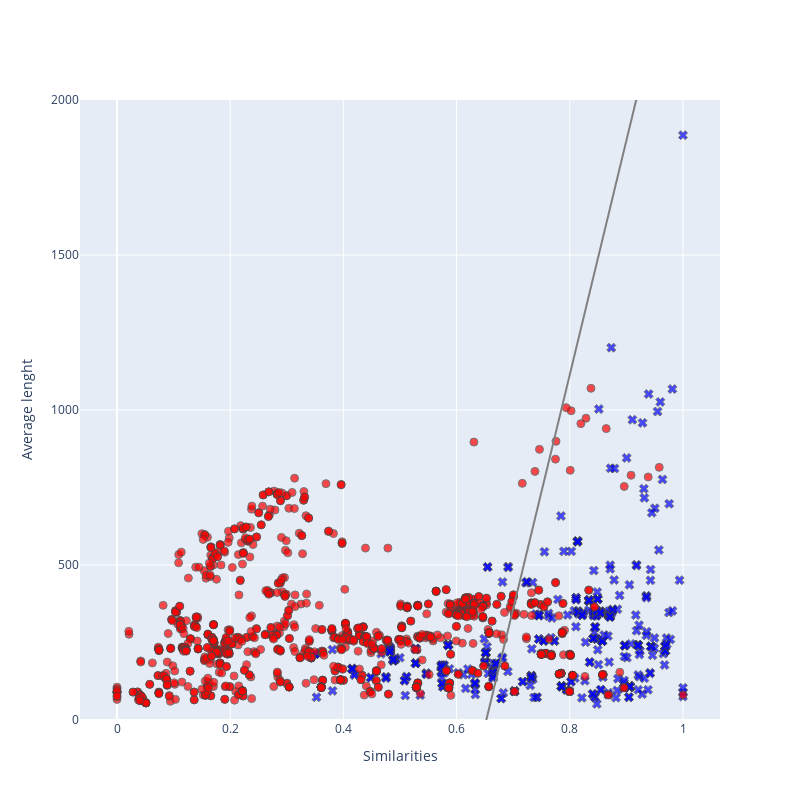
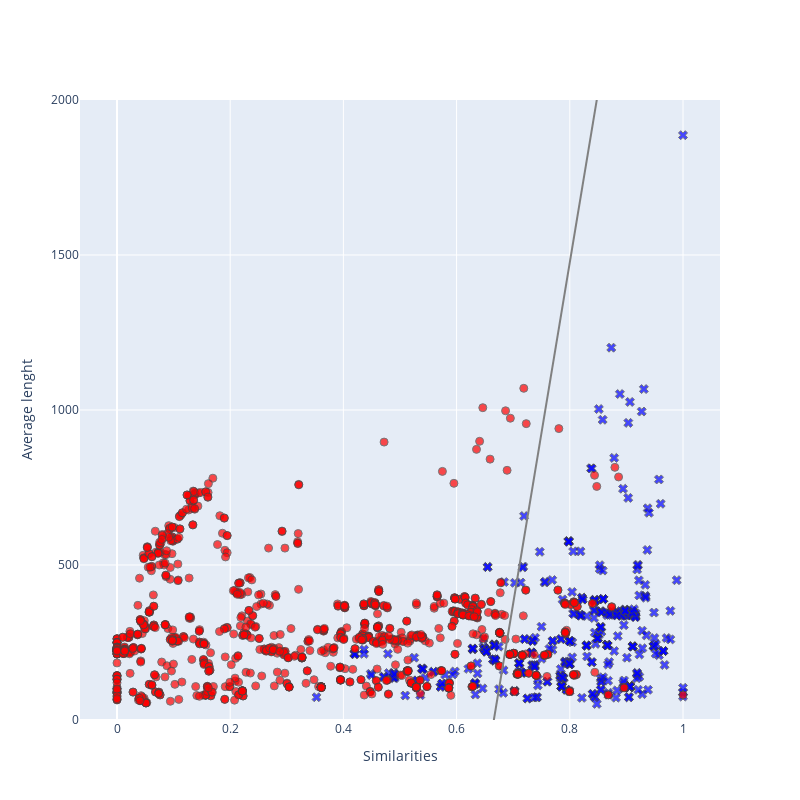

The code cell stored with these charts, in order, in its notebook:
### Code cell
from similarities.cos_similarity import COSSimilarity
visualize_data_and_lr_decision_boundary('filtered.csv', COSSimilarity())
visualize_data_and_lr_decision_boundary('filtered.csv', COSSimilarity(vectorized=True))

### Figure 1 — Plotly figure (JSON) as saved in the notebook; plotly's stock layout.template omitted (floating-point values rounded to 4 significant figures; data arrays with more than 128 entries replaced by an {"elided": "..."} marker saying what was removed)
{"data": [{"marker": {"color": "blue", "line": {"width": 1}, "opacity": 0.7, "size": 8, "symbol": "x"}, "mode": "markers", "name": "positive", "showlegend": false, "type": "scatter", "x": {"elided": "440 float values"}, "y": {"elided": "440 float values"}}, {"marker": {"color": "red", "line": {"width": 1}, "opacity": 0.7, "size": 8, "symbol": "circle"}, "mode": "markers", "name": "negative", "showlegend": false, "type": "scatter", "x": {"elided": "1178 float values"}, "y": {"elided": "1178 float values"}}, {"line": {"color": "gray"}, "mode": "lines", "name": "decision boundary", "showlegend": false, "type": "scatter", "x": [0, 0.02041, 0.04082, 0.06122, 0.08163, 0.102, 0.1224, 0.1429, 0.1633, 0.1837, 0.2041, 0.2245, 0.2449, 0.2653, 0.2857, 0.3061, 0.3265, 0.3469, 0.3673, 0.3878, 0.4082, 0.4286, 0.449, 0.4694, 0.4898, 0.5102, 0.5306, 0.551, 0.5714, 0.5918, 0.6122, 0.6327, 0.6531, 0.6735, 0.6939, 0.7143, 0.7347, 0.7551, 0.7755, 0.7959, 0.8163, 0.8367, 0.8571, 0.8776, 0.898, 0.9184, 0.9388, 0.9592, 0.9796, 1], "y": [-4928.0, -4774.0, -4620.0, -4466.0, -4311.0, -4157.0, -4003.0, -3849.0, -3695.0, -3541.0, -3387.0, -3232.0, -3078.0, -2924.0, -2770.0, -2616.0, -2462.0, -2308.0, -2153.0, -1999.0, -1845.0, -1691.0, -1537.0, -1383.0, -1229.0, -1075.0, -920.4, -766.2, -612.1, -457.9, -303.8, -149.7, 4.47, 158.6, 312.7, 466.9, 621.0, 775.2, 929.3, 1083.0, 1238.0, 1392.0, 1546.0, 1700.0, 1854.0, 2008.0, 2162.0, 2317.0, 2471.0, 2625.0]}], "layout": {"height": 800, "width": 800, "xaxis": {"title": {"text": "Similarities"}}, "yaxis": {"range": [0, 2000], "title": {"text": "Average lenght"}}}}

### Figure 2 — Plotly figure (JSON) as saved in the notebook; plotly's stock layout.template omitted (floating-point values rounded to 4 significant figures; data arrays with more than 128 entries replaced by an {"elided": "..."} marker saying what was removed)
{"data": [{"marker": {"color": "blue", "line": {"width": 1}, "opacity": 0.7, "size": 8, "symbol": "x"}, "mode": "markers", "name": "positive", "showlegend": false, "type": "scatter", "x": {"elided": "440 float values"}, "y": {"elided": "440 float values"}}, {"marker": {"color": "red", "line": {"width": 1}, "opacity": 0.7, "size": 8, "symbol": "circle"}, "mode": "markers", "name": "negative", "showlegend": false, "type": "scatter", "x": {"elided": "1178 float values"}, "y": {"elided": "1178 float values"}}, {"line": {"color": "gray"}, "mode": "lines", "name": "decision boundary", "showlegend": false, "type": "scatter", "x": [0, 0.02041, 0.04082, 0.06122, 0.08163, 0.102, 0.1224, 0.1429, 0.1633, 0.1837, 0.2041, 0.2245, 0.2449, 0.2653, 0.2857, 0.3061, 0.3265, 0.3469, 0.3673, 0.3878, 0.4082, 0.4286, 0.449, 0.4694, 0.4898, 0.5102, 0.5306, 0.551, 0.5714, 0.5918, 0.6122, 0.6327, 0.6531, 0.6735, 0.6939, 0.7143, 0.7347, 0.7551, 0.7755, 0.7959, 0.8163, 0.8367, 0.8571, 0.8776, 0.898, 0.9184, 0.9388, 0.9592, 0.9796, 1], "y": [-7321.0, -7097.0, -6872.0, -6648.0, -6423.0, -6199.0, -5975.0, -5750.0, -5526.0, -5301.0, -5077.0, -4852.0, -4628.0, -4404.0, -4179.0, -3955.0, -3730.0, -3506.0, -3282.0, -3057.0, -2833.0, -2608.0, -2384.0, -2159.0, -1935.0, -1711.0, -1486.0, -1262.0, -1037.0, -812.8, -588.4, -364.0, -139.6, 84.86, 309.3, 533.7, 758.1, 982.6, 1207.0, 1431.0, 1656.0, 1880.0, 2105.0, 2329.0, 2554.0, 2778.0, 3002.0, 3227.0, 3451.0, 3676.0]}], "layout": {"height": 800, "width": 800, "xaxis": {"title": {"text": "Similarities"}}, "yaxis": {"range": [0, 2000], "title": {"text": "Average lenght"}}}}
